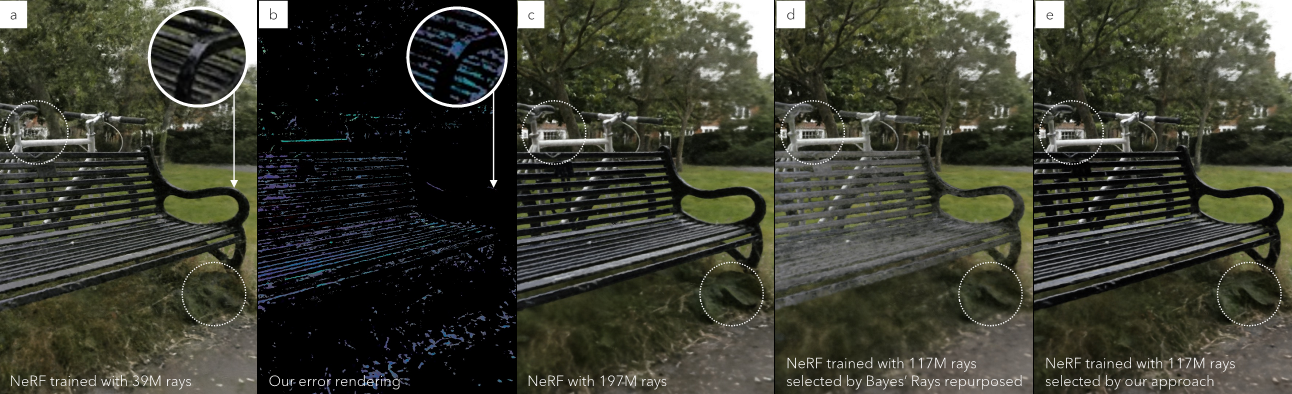
#> input picture teaser.png, 1292 x 394 px
$ python calc_stats_for_postproc.py ..
#> lines starting #> are read from the running program, lines starting #| are printed output that depends on the picture; after the words box and inside, x2 and y2 are one past the last pixel; in counts of white or black regions, pixels touching at a corner belong together
import argparse
from pathlib import Path
import numpy as np
import cv2


def calc_stats(img, lab):
    # mask out complete gray pixels
    gray_mask = np.logical_and(img[:,:,0] == img[:,:,1], img[:,:,0] == img[:,:,2])
    px = lab[np.logical_not(gray_mask)]
    return np.mean(px[..., 1]), np.mean(px[..., 2]), np.std(px[..., 1]), np.std(px[..., 2])


def calc_stats_for_postproc(images_dir:Path, image_format:str="png"):
#> called with image_format = 'png'
    images = sorted(images_dir.glob("*." + image_format))

    image_stats = []
    for image in images:
        image = cv2.imread(str(image), cv2.IMREAD_COLOR)
#> image is the input picture: shape (394, 1292, 3); mean B, G, R 50.7, 62.2, 60.9
        image_lab = cv2.cvtColor(image, cv2.COLOR_BGR2LAB)
#> image_lab: shape (394, 1292, 3); mean of channels 0, 1, 2 64.4, 125.3, 134.7

        # mean of a, mean of b, std of a, and std of b
        image_stats.append(calc_stats(image, image_lab))
#> in calc_stats, `gray_mask = np.logical_and(img[:,:,0] == img[:,:,1], img[:,:,0] == img..`:
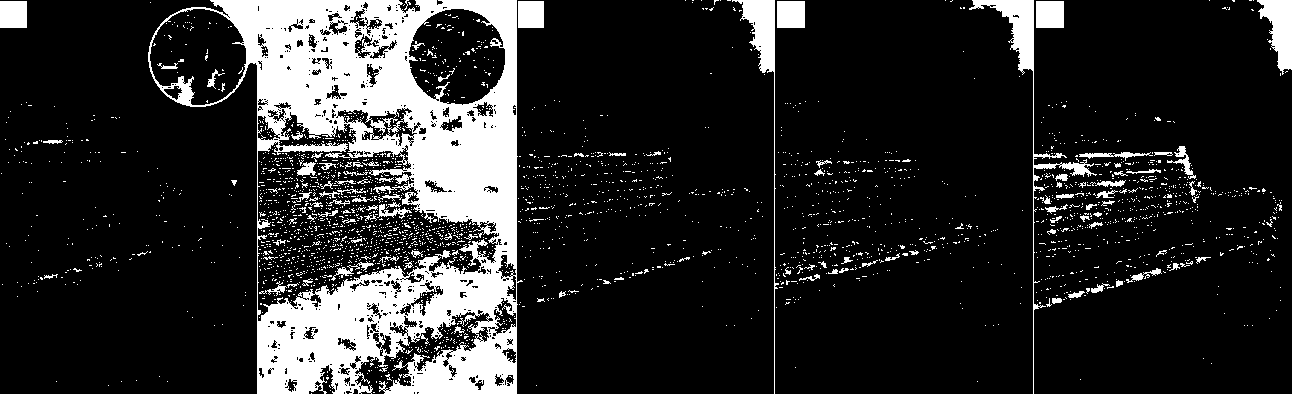
#> gray_mask: shape (394, 1292) bool; 16.1% white; 2871 white regions (2765 under 20 px), largest, box (x1, y1, x2, y2) and area: (148, 0, 523, 394) 61228, (969, 0, 1097, 394) 2711, (732, 0, 779, 394) 1993

    means_med_a = np.median(np.array([v for (v, _, _, _) in image_stats]))
#> means_med_a = 124.8
    means_med_b = np.median(np.array([v for (_, v, _, _) in image_stats]))
#> means_med_b = 136
    stds_med_a = np.median(np.array([v for (_, _, v, _) in image_stats]))
#> stds_med_a = 3.54
    stds_med_b = np.median(np.array([v for (_, _, _, v) in image_stats]))
#> stds_med_b = 8.36

    return np.array([means_med_a, means_med_b, stds_med_a, stds_med_b])


def parse_args():
    parser = argparse.ArgumentParser(description="calc stats for post-proc")
    parser.add_argument("renderings_dir", type=Path, help="path to a renderings directory")
    parser.add_argument("--image-format", type=str, default="png")
    return parser.parse_args()


if __name__ == "__main__":
    args = parse_args()
    stats = calc_stats_for_postproc(args.renderings_dir, args.image_format)
#> stats = [124.8, 136, 3.54, 8.36]

    np.save(args.renderings_dir.parent / Path(args.renderings_dir.name + "_stats.npy"), stats)
